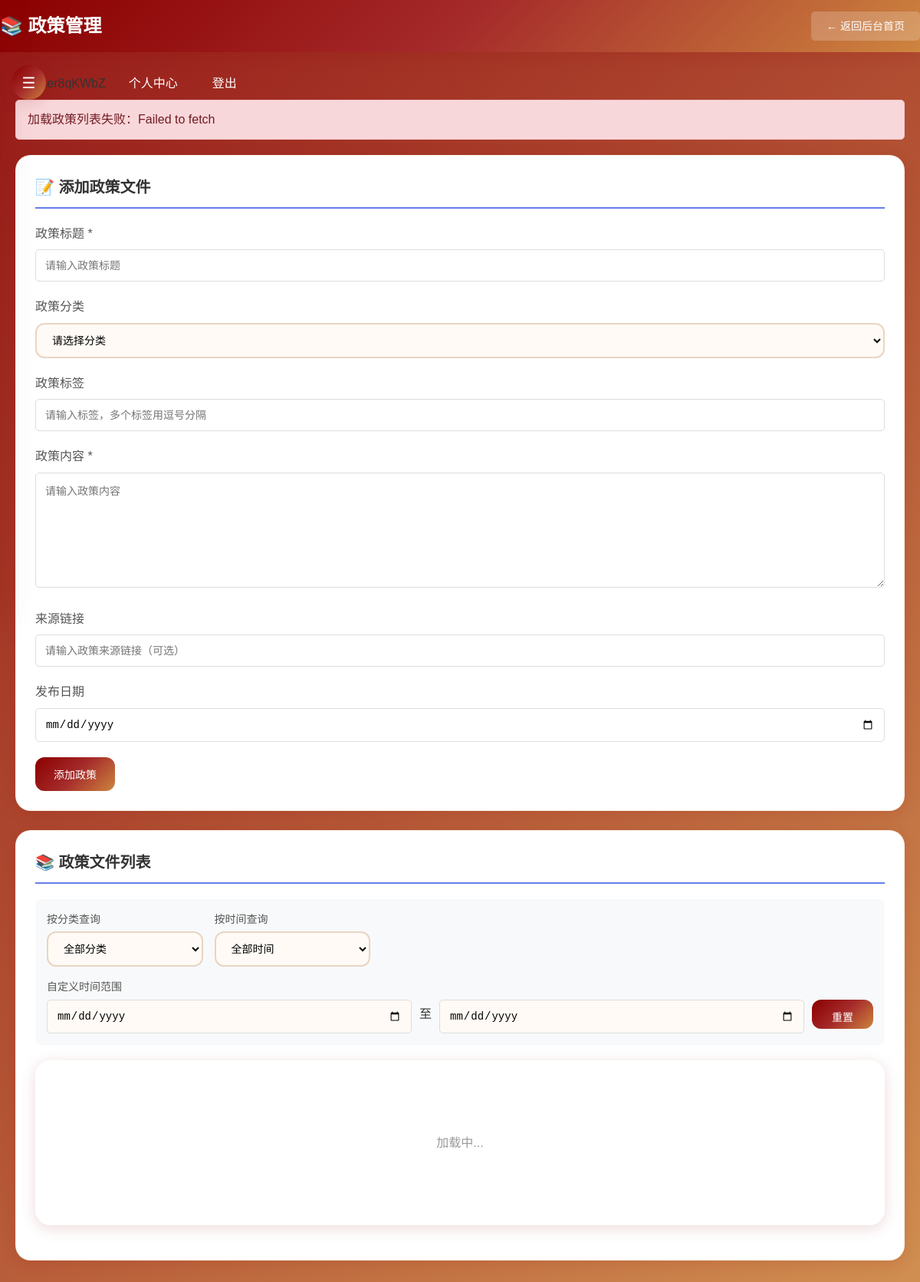
The app's page /admin/policies (signed in), older data.
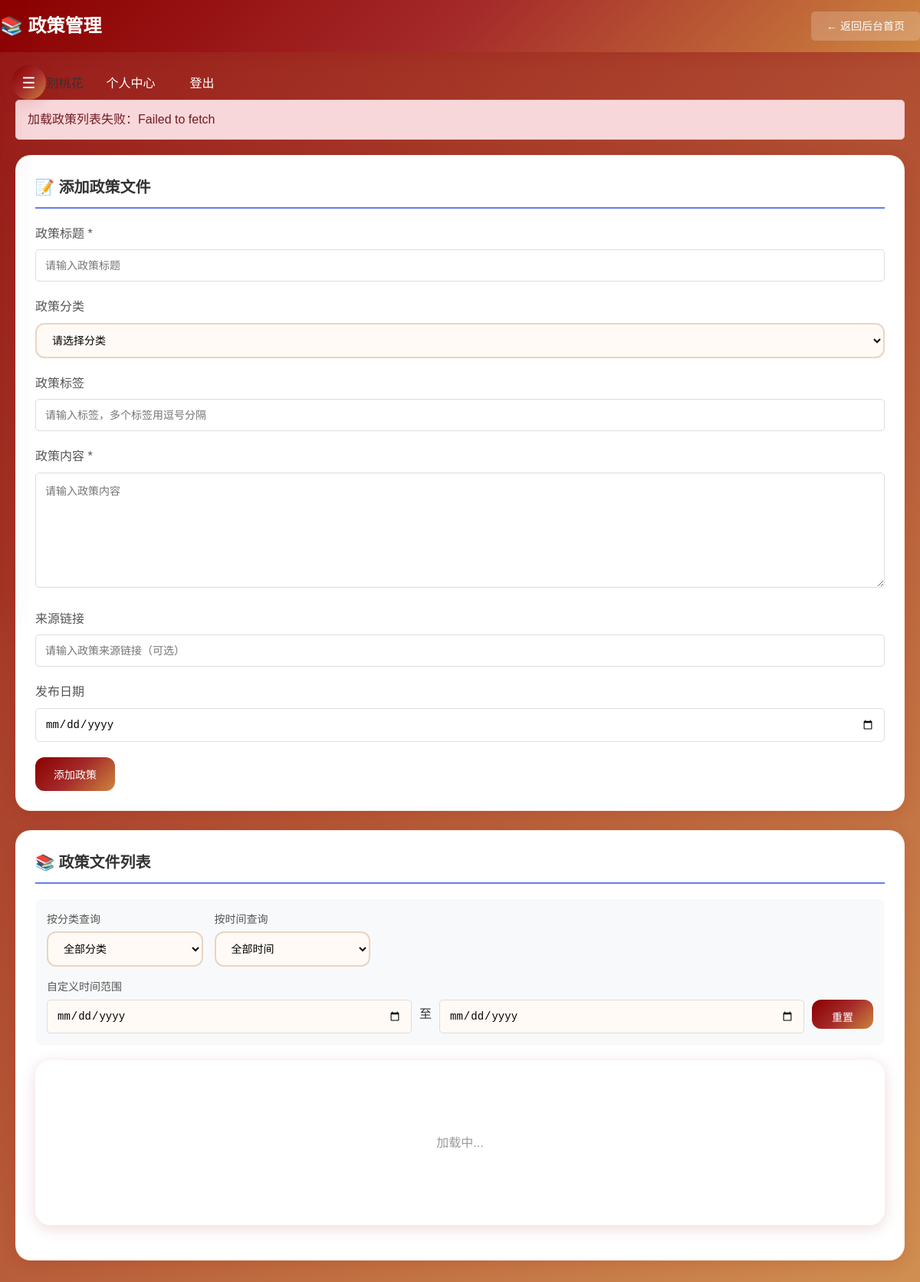
The same page, newer data.
### tables this page shows
CREATE TABLE users (
            id INTEGER PRIMARY KEY AUTOINCREMENT,
            username TEXT NOT NULL UNIQUE,
            password TEXT NOT NULL,
            role TEXT NOT NULL DEFAULT 'user',
            nickname TEXT,
            region TEXT,
            ban_until TIMESTAMP,
            is_banned INTEGER DEFAULT 0,
            is_expert INTEGER DEFAULT 0,
            expert_application TEXT,
            created_at TIMESTAMP DEFAULT CURRENT_TIMESTAMP
        );

### app/routes.py (the view)
@app.route('/admin/policies')
def admin_policies():
    if not is_admin():
        return redirect(url_for('index'))
    user = UserService.get_user_by_id(session['user_id'])
    user_info = {
        'username': user['username'],
        'nickname': user['nickname'],
        'role': user['role'],
        'region': user['region'],
        'is_expert': user['is_expert']
    }
    policies = PolicyService.get_all_policies()
    return render_template('admin_policies.html', user_info=user_info, policies=policies)

### app/models.py (called while the page is built)
def get_all_policies():
    conn = sqlite3.connect(DATABASE_PATH)
    cursor = conn.cursor()
    cursor.execute('''
        SELECT p.id, p.title, p.content, p.source, p.publish_date, p.created_at, p.topic
        FROM policies p
    ''')
    policies = cursor.fetchall()
    conn.close()
    return [{
        'id': p[0], 'title': p[1], 'content': p[2], 'source': p[3],
        'publish_date': p[4], 'created_at': p[5], 'topic': p[6]
    } for p in policies]

def get_user_by_id(user_id):
    conn = sqlite3.connect(DATABASE_PATH)
    cursor = conn.cursor()
    cursor.execute('''
        SELECT id, username, password, role, nickname, region, is_expert, ban_until, is_banned, created_at
        FROM users WHERE id = ?
    ''', (user_id,))
    user = cursor.fetchone()
    conn.close()
    if user:
        return {
            'id': user[0],
            'username': user[1],
            'password': user[2],
            'role': user[3],
            'nickname': user[4],
            'region': user[5],
            'is_expert': user[6],
            'ban_until': user[7],
            'is_banned': user[8],
            'created_at': user[9]
        }
    return None

### templates/admin_policies.html (shortened to what the changed rows need)
<!DOCTYPE html>
<html lang="zh-CN">
<head>
    <link rel="stylesheet" href="/css/admin.css">
    <link rel="stylesheet" href="/css/main.css">
</head>
<body>
    <div class="main-container">
        <div class="header">
            <h1>📚 政策管理</h1>
        </div>
        <div class="container">
            <div class="nav">
                {% if user_info %}
                    <div style="display: flex; align-items: center; gap: 15px; justify-content: flex-end;">
                        <span style="color: #333; font-weight: 500;">👤 {{ user_info.nickname or user_info.username }}</span>
                        <a href="/profile">个人中心</a>
                        <a href="/logout" class="logout">登出</a>
                    </div>
                {% endif %}
            </div>
            <div class="card">
                <h2>📝 添加政策文件</h2>
            </div>
            <div class="card">
                <h2>📚 政策文件列表</h2>
            </div>
        </div>
    </div>
</body>
</html>

Row changes from the older to the newer data that the page shows:
changed users: nickname "user8qKWbZ" → "鹤别桃花"
